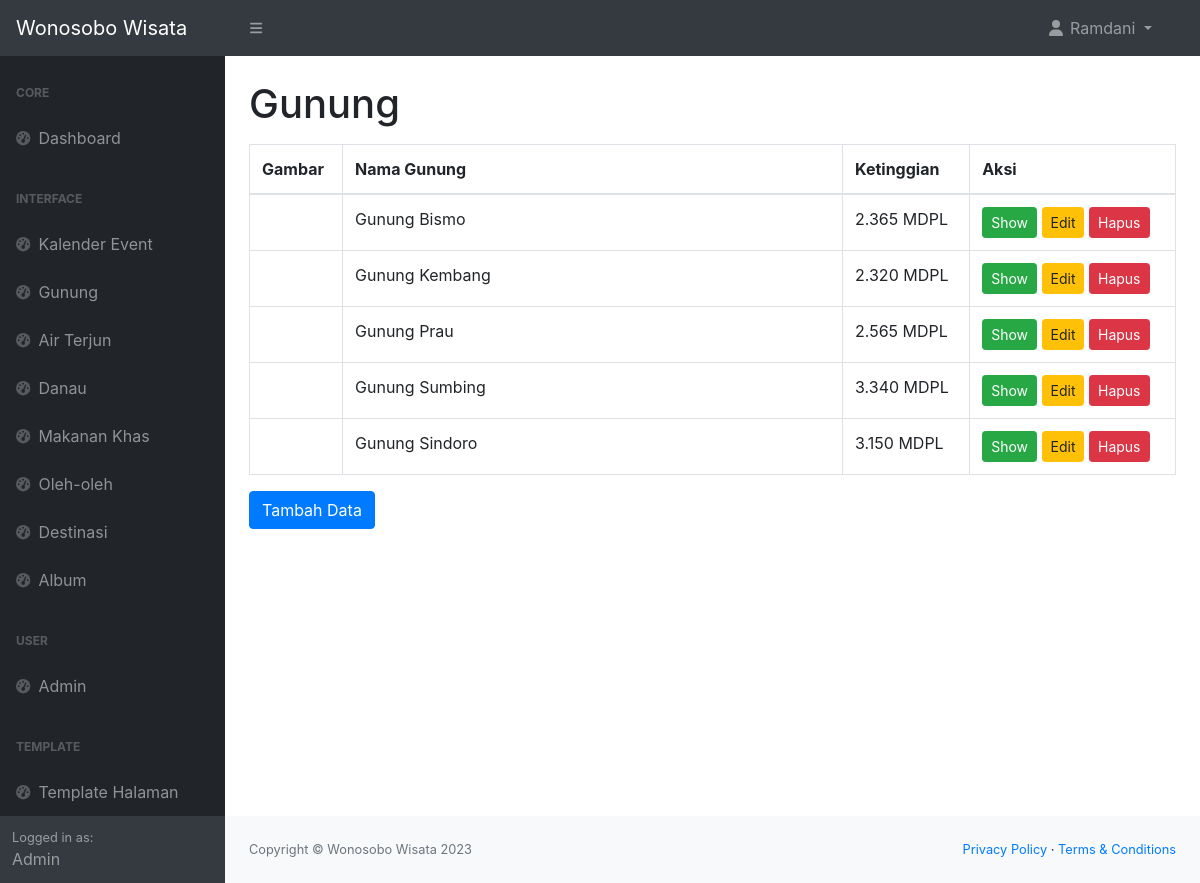
The page /admin/gunung.php (signed in) on the database its author committed.
### tables this page shows
CREATE TABLE `tabel_gunung` (
  `gunung_id` int(11) NOT NULL,
  `img_gunung` text NOT NULL,
  `nama_gunung` varchar(255) NOT NULL,
  `deskripsi_gunung` text NOT NULL,
  `ketinggian_gunung` int(10) NOT NULL,
  `link_google_maps_gunung` varchar(500) NOT NULL
);

### admin/gunung.php (the view, shortened to what this page needs)
<!DOCTYPE html>
<html lang="en">
<head>
    <link href="https://cdn.jsdelivr.net/npm/simple-datatables@7.1.2/dist/style.min.css" rel="stylesheet" />
    <link href="css/styles.css" rel="stylesheet" />
    <link rel="stylesheet" href="https://maxcdn.bootstrapcdn.com/bootstrap/4.0.0/css/bootstrap.min.css">
</head>
<body>
    <?php include 'navbar.php'; ?>
    <div id="layoutSidenav">
        <div id="layoutSidenav_nav">
            <?php include 'sidebar.php'; ?>
        </div>
        <div id="layoutSidenav_content">
            <main>
                <div class="container-fluid px-4">
                    <h1 class="mt-4">Gunung</h1>
                    <div class="table-responsive mt-3">
                        <table class="table table-bordered">
                            <thead>
                                <tr>
                                    <th>Gambar</th>
                                    <th>Nama Gunung</th>
                                    <th>Ketinggian</th>
                                    <th>Aksi</th>
                                </tr>
                            </thead>
                            <tbody>
                                <?php
                                include '../connect.php';
                                $query = "SELECT * FROM tabel_gunung ORDER BY gunung_id DESC";
                                $datas = $conn->query($query);
                                foreach ($datas as $data) :
                                ?>
                                    <tr>
                                        <td>
                                        </td>
                                        <td style="width: 500px;">
                                            <?= $data['nama_gunung'] ?>
                                        </td>
                                        <td>
                                            <?= number_format($data['ketinggian_gunung'], 0, ',', '.') ?> MDPL
                                        </td>
                                        <td>
                                            <button type="button" class="btn btn-success btn-sm" data-toggle="modal" data-target="#showDataModal<?= $data['gunung_id'] ?>">Show</button>
                                            <button type="button" class="btn btn-warning btn-sm" data-toggle="modal" data-target="#editDataModal<?= $data['gunung_id'] ?>">Edit</button>
                                            <button type="button" class="btn btn-danger btn-sm" data-toggle="modal" data-target="#hapusDataModal<?= $data['gunung_id'] ?>">Hapus</button>
                                        </td>
                                    </tr>
                                <?php endforeach ?>
                            </tbody>
                        </table>
                    </div>
                    <button type="button" class="btn btn-primary" data-toggle="modal" data-target="#tambahDataModal">
                        Tambah Data
                    </button>
                </div>
            </main>
            <?php include 'footer.php'; ?>
        </div>
    </div>
</body>
</html>

### rows shown on the page
tabel_gunung: nama_gunung "Gunung Bismo", ketinggian_gunung "2.365"
tabel_gunung: nama_gunung "Gunung Kembang", ketinggian_gunung "2.320"
tabel_gunung: nama_gunung "Gunung Prau", ketinggian_gunung "2.565"
tabel_gunung: nama_gunung "Gunung Sumbing", ketinggian_gunung "3.340"
tabel_gunung: nama_gunung "Gunung Sindoro", ketinggian_gunung "3.150"

### other values the page prints
$_SESSION['nama_lengkap_user'] "Ramdani"
